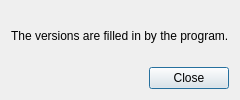
<?xml version="1.0" encoding="UTF-8"?>
<ui version="4.0">
 <class>UpdatesForm</class>
 <widget class="QDialog" name="UpdatesForm">
  <property name="windowTitle">
   <string>Check for updates</string>
  </property>
  <layout class="QVBoxLayout" name="verticalLayout">
   <item>
    <widget class="QLabel" name="label">
     <property name="text">
      <string>The versions are filled in by the program.</string>
     </property>
     <property name="openExternalLinks">
      <bool>true</bool>
     </property>
    </widget>
   </item>
   <item>
    <widget class="QDialogButtonBox" name="buttons">
     <property name="standardButtons">
      <set>QDialogButtonBox::Close</set>
     </property>
    </widget>
   </item>
  </layout>
 </widget>
 <resources/>
 <connections>
  <connection>
   <sender>buttons</sender>
   <signal>rejected()</signal>
   <receiver>UpdatesForm</receiver>
   <slot>reject()</slot>
  </connection>
 </connections>
</ui>
